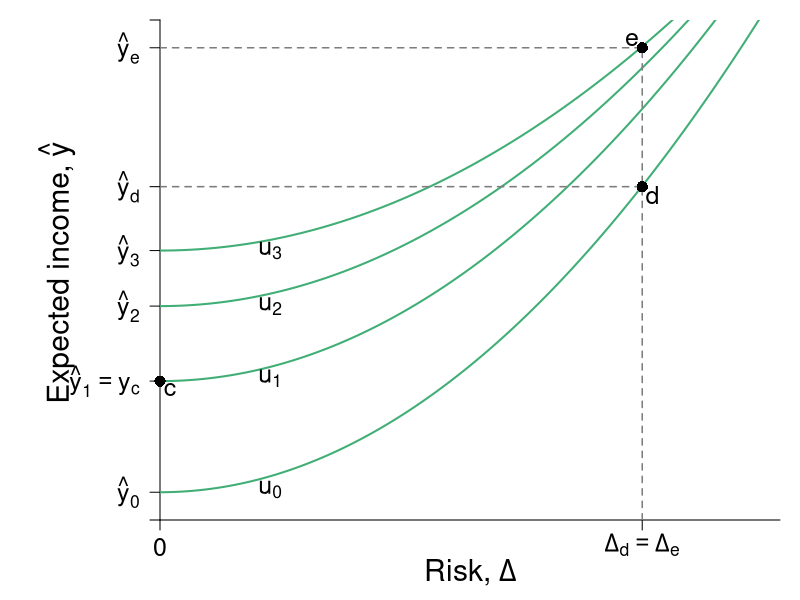

Write the R code that produced this figure. (Note: this script raises an error after producing the figure.)
#Graph Designer(s): Simon Halliday,  Riley Boeth '17 & Weikai Chen
#Authors: Bowles, Foley and Halliday
#Title: Coordination, Conflict and Competition: A Text in Microeconomics

library(shape)

# The utility function and indifference curve

U <- function(y, delta, alpha = 0.2, beta = 2){
  y - alpha * delta ^ beta
}

indiff <- function(delta, u = 2, alpha = 0.2, beta = 2){
    u + alpha * delta^beta
}

                                        # Assign the parameters

y0  <-  5 # expected income without continuing education
delta0 <-  0 # no risk without continuing education
yR  <-  12 # expected income with higher education after paying tuition
deltaR  <-  7 # risk with education
C <- 5 # tuition
yRprime <-  yR + C # expected income with free higher education
deltaRprime  <-  deltaR
tau  <- C / yRprime # tax rate
yT  <- yRprime * (1 - tau) # expected income with free education paying with tax
deltaT  <-  deltaRprime * (1 - tau) # risk with free education paying with tax



# Set parameters for graphics
axislabelsize <- 1.8
labelsize <- 1.5
namesize <- 1.8
annotatesize <- 1.5
graphlinewidth <- 2
segmentlinewidth <- 1.5

COL <- c("#7fc97f", "#beaed4", "#fdc086", "#ffff99", "#386cb0", "#f0027f", "#bf5b17", "#666666")
COLA <- c("#e0f3db", "#99d8c9","#66c2a4","#41ae76", "#238b45", "#005824")
COLB <- c("#c6dbef", "#4eb3d3", "#2b8cbe", "#0868ac","#084081")
COLC <- c("#fcfbfd", "#efedf5", "#dadaeb", "#bcbddc", "#9e9ac8", "#807dba", "#6a51a3", "#54278f", "#3f007d")
grays <- gray.colors(25, start = 1, end = 0, alpha = 1)

#Add limits on axes and levels of utility for each indifference curve
xlims <- c(0, deltaR + 2)
ylims <- c(0, yRprime + 1)


npts <- 501
x <- seq(xlims[1], xlims[2], length.out = npts)
y <- seq(ylims[1], ylims[2], length.out = npts)

# show the colors define
## for (i in 1:8){
##     points(i,i,col = COL[i], pch = 16)
## }
## for (i in 1:6){
##     points(i,i + 1, col = COLA[i],pch = 16)
## }
## for (i in 1:4){
##     points(i,i+2, col = COLB[i], pch  )
## }

npts <- 500
xx1 <- seq(xlims[1], xlims[2], length.out = npts)
# the first plot
pdf(file = "risk/education1.pdf", width = 9, height = 7)
#Edited the margins to cater for the larger LHS labels
par(mar =  c(4, 8, 1, 1))
plot(0, 0, xlim = xlims, ylim = ylims, type = "n",
     xlab = "",
     ylab = "",
     xaxt = "n",
     yaxt = "n",
     bty = "n",
     xaxs = "i",
     yaxs = "i"
)

ticksy <- c(0, y0 - 4, y0, y0 + 2.7, y0 + 4.7, yT, 17, ylims[2])
ylabels <- c(NA, expression(paste(hat(y)[0])), expression(paste(hat(y)[1] == y[c])), expression(paste(hat(y)[2])), expression(paste(hat(y)[3])), expression(paste(hat(y)[d])), expression(paste(hat(y)[e])), NA)

ticksx <- c(0, 7, ylims[2])
xlabels <- c(0, expression(paste(Delta[d] == Delta[e])), NA)

#Axis label
mtext(expression(paste("Risk, ", Delta)), side = 1, line = 2.5, cex = axislabelsize)
text(-1.5, 0.5*ylims[2] - 0.1, expression(paste("Expected income, ", hat(y))), xpd = TRUE, cex = axislabelsize, srt = 90) 

axis(1,at = ticksx,  pos = 0, labels = xlabels, cex.axis = labelsize)
axis(2,at = ticksy,  pos = 0, labels = ylabels, las = 1, cex.axis = labelsize)

# the point (y0,delta0) and the indifference curve through it
lines(xx1, indiff(xx1, u = U(y0 - 4, delta0), alpha =  0.225), col = COLA[4], lwd = graphlinewidth)
lines(xx1, indiff(xx1, u = U(y0, delta0)), col = COLA[4], lwd = graphlinewidth)
lines(xx1, indiff(xx1, u = U(y0 + 2.7, delta0), alpha = 0.175), col = COLA[4], lwd = graphlinewidth)
lines(xx1, indiff(xx1, u = U(y0 + 4.7, delta0), alpha = 0.15), col = COLA[4], lwd = graphlinewidth)

# the point (yR, deltaR), (yRprime, deltaRprime), Add segments
segments(deltaR, 0, deltaR, yRprime, lty = 2, col = grays[20] , lwd = segmentlinewidth)
segments(0, yR, deltaR, yR, lty = 2, col = grays[20] , lwd = segmentlinewidth)
segments(0, yRprime, deltaR, yRprime, lty = 2, col = grays[20] , lwd = segmentlinewidth)

#Label points
points(deltaR, yR, pch = 16, col = "black", cex = 1.5)
points(deltaRprime, yRprime, pch = 16, col = "black", cex = 1.5)


points(0, y0, pch = 16, col = "black", cex = 1.5, xpd = TRUE)
text(0.15, y0 - 0.3, expression(paste(c)), cex = labelsize)


text(1.6, 1.2 - 0.1, expression(paste(u[0])), cex = labelsize)
text(1.6, 5.2 - 0.1, expression(paste(u[1])), cex = labelsize)
text(1.6, 7.8 - 0.1, expression(paste(u[2])), cex = labelsize)
text(1.6, 9.8 - 0.1, expression(paste(u[3])), cex = labelsize)

text(deltaR + 0.15, yR - 0.3, expression(paste(d)), cex = labelsize)
text(deltaR - 0.15, yRprime + 0.3, expression(paste(e)), cex = labelsize)

#Arrow for cost
brackets(deltaR + 0.2, yRprime - 0.3, deltaR + 0.2, yR + 0.3,  ticks = 0.5, curvature = 0.5, type = 1, 
         col = "black", lwd = 2, lty = 1, h = 0.3, xpd = TRUE)
text(deltaR + 1.25, (yR + yRprime)/2, expression(paste("Cost")), cex = labelsize)

dev.off()
